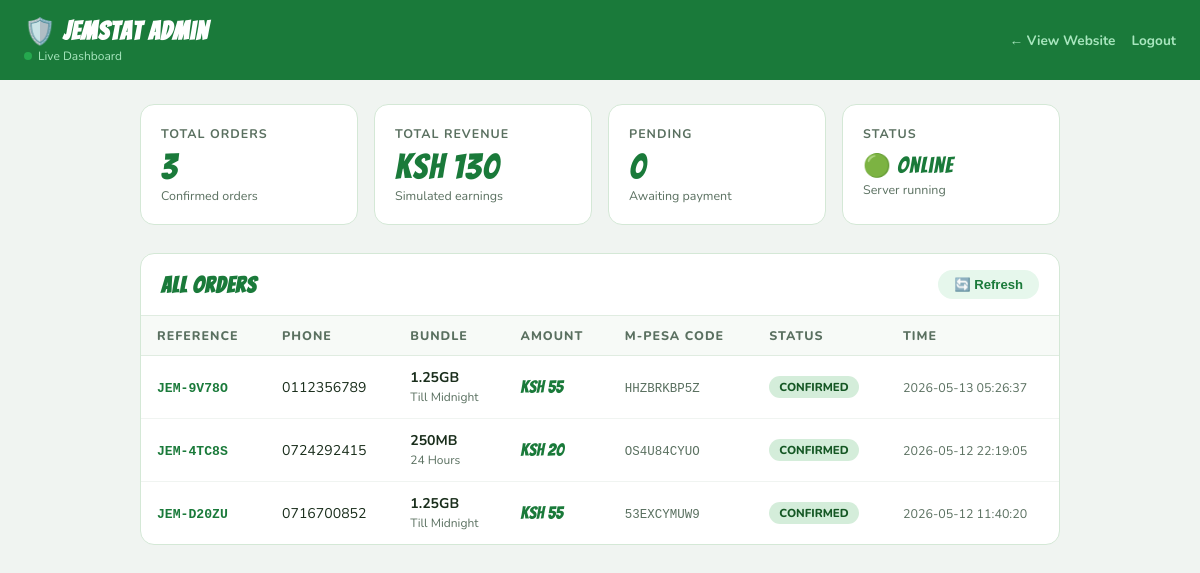
/admin (signed in), run on the app's committed database.
### tables this page shows
CREATE TABLE orders (
            id INTEGER PRIMARY KEY AUTOINCREMENT,
            order_ref TEXT UNIQUE,
            phone TEXT NOT NULL,
            bundle_name TEXT NOT NULL,
            bundle_size TEXT NOT NULL,
            amount INTEGER NOT NULL,
            validity TEXT NOT NULL,
            status TEXT DEFAULT 'pending',
            mpesa_code TEXT,
            created_at TEXT NOT NULL
        );

### app.py (the view)
@app.route("/admin")
def admin_dashboard():
    if not session.get("admin"):
        return redirect(url_for("admin_login"))
    conn = sqlite3.connect(DB_PATH)
    conn.row_factory = sqlite3.Row  # Makes rows accessible like dictionaries
    cursor = conn.cursor()
    cursor.execute("SELECT * FROM orders ORDER BY id DESC")
    orders = cursor.fetchall()
    cursor.execute("SELECT COUNT(*) FROM orders WHERE status='confirmed'")
    total_orders = cursor.fetchone()[0]
    cursor.execute("SELECT SUM(amount) FROM orders WHERE status='confirmed'")
    total_revenue = cursor.fetchone()[0] or 0
    cursor.execute("SELECT COUNT(*) FROM orders WHERE status='pending'")
    pending_count = cursor.fetchone()[0]
    conn.close()
    return render_template("admin.html",
        orders=orders,
        total_orders=total_orders,
        total_revenue=total_revenue,
        pending_count=pending_count
    )

### templates/admin.html (shortened to what this page needs)
<!DOCTYPE html>
<html lang="en">
<head>
</head>
<body>
<header>
  <div>
    <h1>🛡️ Jemstat Admin</h1>
    <div style="color:#a8e6be;font-size:0.75rem;margin-top:2px;"><span class="live-dot"></span>Live Dashboard</div>
  </div>
  <div style="display:flex;gap:16px;align-items:center;">
    <a href="/">← View Website</a>
    <a href="/admin/logout">Logout</a>
  </div>
</header>
<div class="container">
  <div class="stats">
    <div class="stat-card">
      <div class="stat-label">Total Orders</div>
      <div class="stat-value">{{ total_orders }}</div>
      <div class="stat-sub">Confirmed orders</div>
    </div>
    <div class="stat-card">
      <div class="stat-label">Total Revenue</div>
      <div class="stat-value">Ksh {{ total_revenue }}</div>
      <div class="stat-sub">Simulated earnings</div>
    </div>
    <div class="stat-card">
      <div class="stat-label">Pending</div>
      <div class="stat-value" style="color:{% if pending_count > 0 %}#f39c12{% else %}var(--green){% endif %}">{{ pending_count }}</div>
      <div class="stat-sub">Awaiting payment</div>
    </div>
    <div class="stat-card">
      <div class="stat-label">Status</div>
      <div class="stat-value" style="font-size:1.4rem;padding-top:4px;">🟢 Online</div>
      <div class="stat-sub">Server running</div>
    </div>
  </div>
  <div class="table-wrap">
    <div class="table-header">
      <h2>All Orders</h2>
      <button class="refresh-btn" onclick="location.reload()">🔄 Refresh</button>
    </div>
    {% if orders %}
    <table>
      <thead>
        <tr>
          <th>Reference</th>
          <th>Phone</th>
          <th>Bundle</th>
          <th>Amount</th>
          <th>M-Pesa Code</th>
          <th>Status</th>
          <th>Time</th>
        </tr>
      </thead>
      <tbody>
        {% for order in orders %}
        <tr>
          <td><span class="order-ref">{{ order['order_ref'] }}</span></td>
          <td>{{ order['phone'] }}</td>
          <td>
            <strong>{{ order['bundle_size'] }}</strong><br>
            <span style="font-size:0.75rem;color:var(--muted);">{{ order['validity'] }}</span>
          </td>
          <td><span class="amount">Ksh {{ order['amount'] }}</span></td>
          <td><span class="mpesa-code">{{ order['mpesa_code'] or '—' }}</span></td>
          <td>
            <span class="badge {{ order['status'] }}">{{ order['status'].upper() }}</span>
          </td>
          <td style="font-size:0.78rem;color:var(--muted);">{{ order['created_at'] }}</td>
        </tr>
        {% endfor %}
      </tbody>
    </table>
    {% else %}
    <div class="empty-state">
      <div class="icon">📭</div>
      <p style="font-weight:700;">No orders yet</p>
      <p style="font-size:0.85rem;margin-top:4px;">Orders will appear here once customers start buying bundles.</p>
    </div>
    {% endif %}
  </div>
</div>
</body>
</html>

### templates/admin.html (style rules this page uses)
* { box-sizing:border-box;margin:0;padding:0; }
:root { --green:#1a7a3a;--green2:#25a84e;--green3:#e6f7ec;--gold:#f39c12;--dark:#0d1f10;--text:#1a2e1c;--muted:#5a7060;--red:#e74c3c; }
body { font-family:'Nunito',sans-serif;background:#f0f4f1;color:var(--text); }
header { background:var(--green);padding:16px 24px;display:flex;align-items:center;justify-content:space-between; }
header h1 { font-family:'Bangers',cursive;font-size:1.6rem;color:#fff;letter-spacing:1px; }
header a { color:#a8e6be;font-size:0.85rem;font-weight:700;text-decoration:none; }
.container { max-width:960px;margin:0 auto;padding:24px 20px; }
.stats { display:grid;grid-template-columns:repeat(auto-fit,minmax(180px,1fr));gap:16px;margin-bottom:28px; }
.stat-card { background:#fff;border-radius:14px;padding:20px;border:1.5px solid #d4e8d6; }
.stat-label { font-size:0.78rem;font-weight:700;color:var(--muted);letter-spacing:1px;text-transform:uppercase;margin-bottom:6px; }
.stat-value { font-family:'Bangers',cursive;font-size:2.2rem;color:var(--green);letter-spacing:1px; }
.stat-sub { font-size:0.78rem;color:var(--muted);margin-top:2px; }
.table-wrap { background:#fff;border-radius:14px;border:1.5px solid #d4e8d6;overflow:hidden; }
.table-header { padding:16px 20px;display:flex;align-items:center;justify-content:space-between;border-bottom:1.5px solid #e0ece1; }
.table-header h2 { font-family:'Bangers',cursive;font-size:1.4rem;color:var(--green);letter-spacing:1px; }
.refresh-btn { padding:7px 16px;border-radius:20px;background:var(--green3);color:var(--green);font-weight:700;font-size:0.82rem;border:none;cursor:pointer; }
table { width:100%;border-collapse:collapse; }
th { background:#f7faf7;padding:11px 16px;text-align:left;font-size:0.78rem;font-weight:800;color:var(--muted);letter-spacing:1px;text-transform:uppercase;border-bottom:1.5px solid #e0ece1; }
td { padding:12px 16px;font-size:0.88rem;border-bottom:1px solid #f0f4f1; }
tr:last-child td { border-bottom:none; }
.badge { display:inline-block;padding:3px 10px;border-radius:20px;font-size:0.72rem;font-weight:800; }
.badge.confirmed { background:#d4edda;color:#155724; }
.order-ref { font-family:monospace;font-size:0.82rem;color:var(--green);font-weight:700; }
.mpesa-code { font-family:monospace;font-size:0.78rem;color:var(--muted); }
.amount { font-family:'Bangers',cursive;font-size:1.1rem;color:var(--green); }
.live-dot { width:8px;height:8px;background:#25a84e;border-radius:50%;display:inline-block;margin-right:6px;animation:pulse 1.5s infinite; }

### data on the page
orders: order_ref "JEM-9V78O", phone "0112356789", bundle_size "1.25GB", validity "Till Midnight", amount "55", mpesa_code "HHZBRKBP5Z", status "CONFIRMED", created_at "2026-05-13 05:26:37"
orders: order_ref "JEM-4TC8S", phone "0724292415", bundle_size "250MB", validity "24 Hours", amount "20", mpesa_code "OS4U84CYUO", status "CONFIRMED", created_at "2026-05-12 22:19:05"
orders: order_ref "JEM-D20ZU", phone "0716700852", bundle_size "1.25GB", validity "Till Midnight", amount "55", mpesa_code "53EXCYMUW9", status "CONFIRMED", created_at "2026-05-12 11:40:20"

### other printed values
{{ total_orders }} "3"
{{ total_revenue }} "130"
{{ pending_count }} "0"
